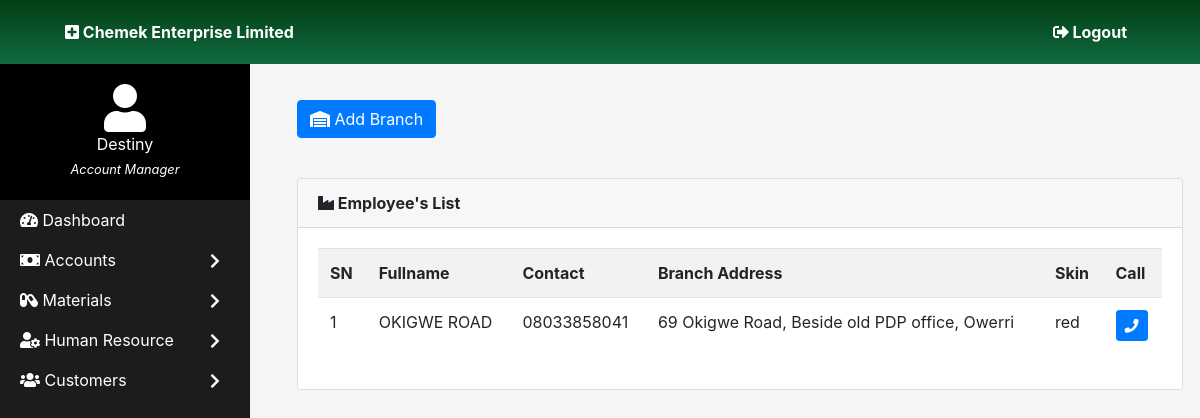
Screenshot of /branch.php (signed in) with the database file from the repository.
### tables this page shows
CREATE TABLE `branch` (
  `branch_id` int(11) NOT NULL,
  `branch_name` varchar(50) NOT NULL,
  `branch_address` varchar(100) NOT NULL,
  `branch_contact` varchar(50) NOT NULL,
  `skin` varchar(15) NOT NULL
);

### branch.php (the view, shortened to what this page needs)
<!DOCTYPE html>
<html>
<head>
    <link rel="stylesheet" type="text/css" media="screen" href="bootstrap4/css/bootstrap.css">
    <link rel="stylesheet" type="text/css" media="screen" href="css/dataTables.bootstrap.min.css">
    <link href="fa_dir/css/all.css" rel="stylesheet">
    <link rel="stylesheet" type="text/css" media="screen" href="css/main.css">
</head>
<body>
<?php
include_once "head.php";
include_once "side_nav.php";
?>
<div style="max-width:100%; z-index:-1;">
<div class="content">
    <div class="container">
    <div class="my-4">
        <div class="btn btn-primary" id="addBranch" data-toggle="modal" data-target="#addBranch">
            <i class="fa fa-warehouse"></i>
            Add Branch
        </div>
    </div>
    <div class="row" style="margin-top:40px;">
        <div class="col md">
            <div class="card">
                <div class="card-header">
                    <strong>
                        <i class="fa fa-industry "></i>
                        Employee's List
                    </strong>
                </div>
                <div class="card-body">
                <table class="table table-striped">
                <tbody>
                    <tr>
                        <th>SN</th>
                        <th>Fullname</th>
                        <th>Contact</th>
                        <th>Branch Address</th>
                        <th>Skin</th>
                        <th>Call</th>
                    </tr>
                    <?php
                    $count = 1;
                        $queryCheck = $conn->query("SELECT * FROM branch ORDER BY branch_name");
                        while($venData = $queryCheck->fetch_assoc()){
                            ?>
                            <tr>
                                <td><?php echo $count; ?></td>
                                <td><?php echo $venData['branch_name'] ?></td>
                                <td><?php echo $venData['branch_contact']; ?></td>
                                <td><?php echo $venData['branch_address'];; ?></td>
                                <td><?php echo $venData['skin']; ?></td>
                                <td>
                                    <a href="tel:<?php echo $venData['phone']; ?>" class="btn btn-sm btn-primary"><i class="fa fa-phone"></i></button>
                                </td>
                            </tr>
                            <?php
                            $count++;
                        }
                    ?>
                    </tbody>
                    </table>
                </div>
            </div>
        </div>
    </div>
    </div>
</div>
</div>
</body>
</html>

### fa_dir/css/all.css (style rules this page uses)
.fa, .fas, .far, .fal, .fab { -moz-osx-font-smoothing: grayscale; -webkit-font-smoothing: antialiased; display: inline-block; font-style: normal; font-variant: normal; text-rendering: auto; line-height: 1; }
.fa-industry:before { content: "\f275"; }
.fa-phone:before { content: "\f095"; }
.fa-warehouse:before { content: "\f494"; }
.fa, .fas { font-family: 'Font Awesome 5 Free'; font-weight: 900; }

### css/main.css (style rules this page uses)
* { margin: 0; padding: 0; }
body { background-color: rgb(245, 245, 245); }
.content { margin-left: 280px; width: auto; }

### rows the page displays
branch: branch_name "OKIGWE ROAD", branch_contact "08033858041", branch_address "69 Okigwe Road, Beside old PDP office, Owerri", skin "red"

### other values shown
$fulname "Destiny"
$design "Account Manager"
